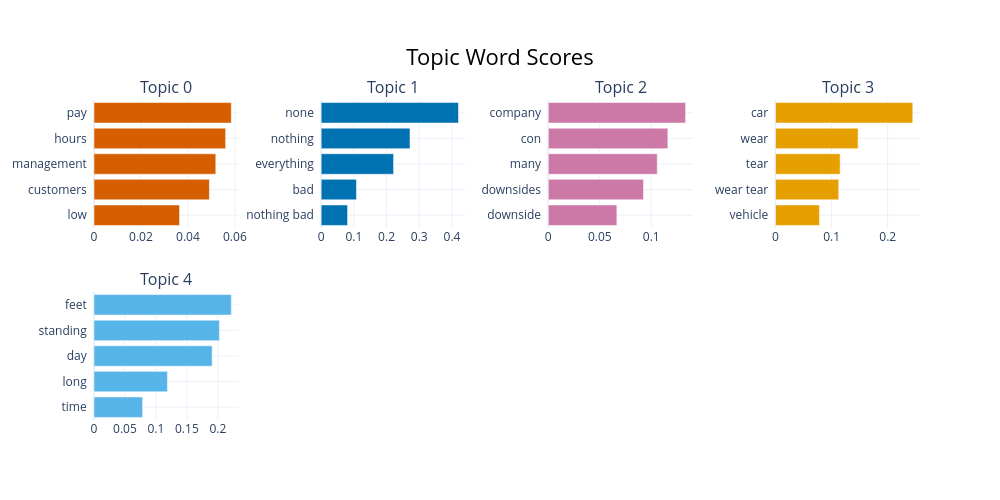

Write notebook code for a chart like this one.
### Code cell
topic_model_cons.visualize_barchart()

### Figure 1 — Plotly figure (JSON) as saved in the notebook; plotly's stock layout.template omitted (floating-point values rounded to 4 significant figures)
{"data": [{"marker": {"color": "#D55E00"}, "orientation": "h", "type": "bar", "x": [0.03644, 0.04915, 0.05187, 0.05607, 0.05849], "xaxis": "x", "y": ["low  ", "customers  ", "management  ", "hours  ", "pay  "], "yaxis": "y"}, {"marker": {"color": "#0072B2"}, "orientation": "h", "type": "bar", "x": [0.08078, 0.1079, 0.2213, 0.2716, 0.4199], "xaxis": "x2", "y": ["nothing bad  ", "bad  ", "everything  ", "nothing  ", "none  "], "yaxis": "y2"}, {"marker": {"color": "#CC79A7"}, "orientation": "h", "type": "bar", "x": [0.0666, 0.09244, 0.1058, 0.1161, 0.1334], "xaxis": "x3", "y": ["downside  ", "downsides  ", "many  ", "con  ", "company  "], "yaxis": "y3"}, {"marker": {"color": "#E69F00"}, "orientation": "h", "type": "bar", "x": [0.07842, 0.1127, 0.1152, 0.1472, 0.2446], "xaxis": "x4", "y": ["vehicle  ", "wear tear  ", "tear  ", "wear  ", "car  "], "yaxis": "y4"}, {"marker": {"color": "#56B4E9"}, "orientation": "h", "type": "bar", "x": [0.07848, 0.1186, 0.1907, 0.2025, 0.2217], "xaxis": "x5", "y": ["time  ", "long  ", "day  ", "standing  ", "feet  "], "yaxis": "y5"}], "layout": {"annotations": [{"font": {"size": 16}, "showarrow": false, "text": "Topic 0", "x": 0.0875, "xanchor": "center", "xref": "paper", "y": 1, "yanchor": "bottom", "yref": "paper"}, {"font": {"size": 16}, "showarrow": false, "text": "Topic 1", "x": 0.3625, "xanchor": "center", "xref": "paper", "y": 1, "yanchor": "bottom", "yref": "paper"}, {"font": {"size": 16}, "showarrow": false, "text": "Topic 2", "x": 0.6375, "xanchor": "center", "xref": "paper", "y": 1, "yanchor": "bottom", "yref": "paper"}, {"font": {"size": 16}, "showarrow": false, "text": "Topic 3", "x": 0.9125, "xanchor": "center", "xref": "paper", "y": 1, "yanchor": "bottom", "yref": "paper"}, {"font": {"size": 16}, "showarrow": false, "text": "Topic 4", "x": 0.0875, "xanchor": "center", "xref": "paper", "y": 0.4, "yanchor": "bottom", "yref": "paper"}], "height": 500, "hoverlabel": {"bgcolor": "white", "font": {"family": "Rockwell", "size": 16}}, "showlegend": false, "title": {"font": {"color": "Black", "size": 22}, "text": "Topic Word Scores", "x": 0.5, "xanchor": "center", "yanchor": "top"}, "width": 1000, "xaxis": {"anchor": "y", "domain": [0, 0.175], "showgrid": true}, "xaxis2": {"anchor": "y2", "domain": [0.275, 0.45], "showgrid": true}, "xaxis3": {"anchor": "y3", "domain": [0.55, 0.725], "showgrid": true}, "xaxis4": {"anchor": "y4", "domain": [0.825, 1], "showgrid": true}, "xaxis5": {"anchor": "y5", "domain": [0, 0.175], "showgrid": true}, "xaxis6": {"anchor": "y6", "domain": [0.275, 0.45], "showgrid": true}, "xaxis7": {"anchor": "y7", "domain": [0.55, 0.725], "showgrid": true}, "xaxis8": {"anchor": "y8", "domain": [0.825, 1], "showgrid": true}, "yaxis": {"anchor": "x", "domain": [0.6, 1], "showgrid": true}, "yaxis2": {"anchor": "x2", "domain": [0.6, 1], "showgrid": true}, "yaxis3": {"anchor": "x3", "domain": [0.6, 1], "showgrid": true}, "yaxis4": {"anchor": "x4", "domain": [0.6, 1], "showgrid": true}, "yaxis5": {"anchor": "x5", "domain": [0, 0.4], "showgrid": true}, "yaxis6": {"anchor": "x6", "domain": [0, 0.4], "showgrid": true}, "yaxis7": {"anchor": "x7", "domain": [0, 0.4], "showgrid": true}, "yaxis8": {"anchor": "x8", "domain": [0, 0.4], "showgrid": true}}}
